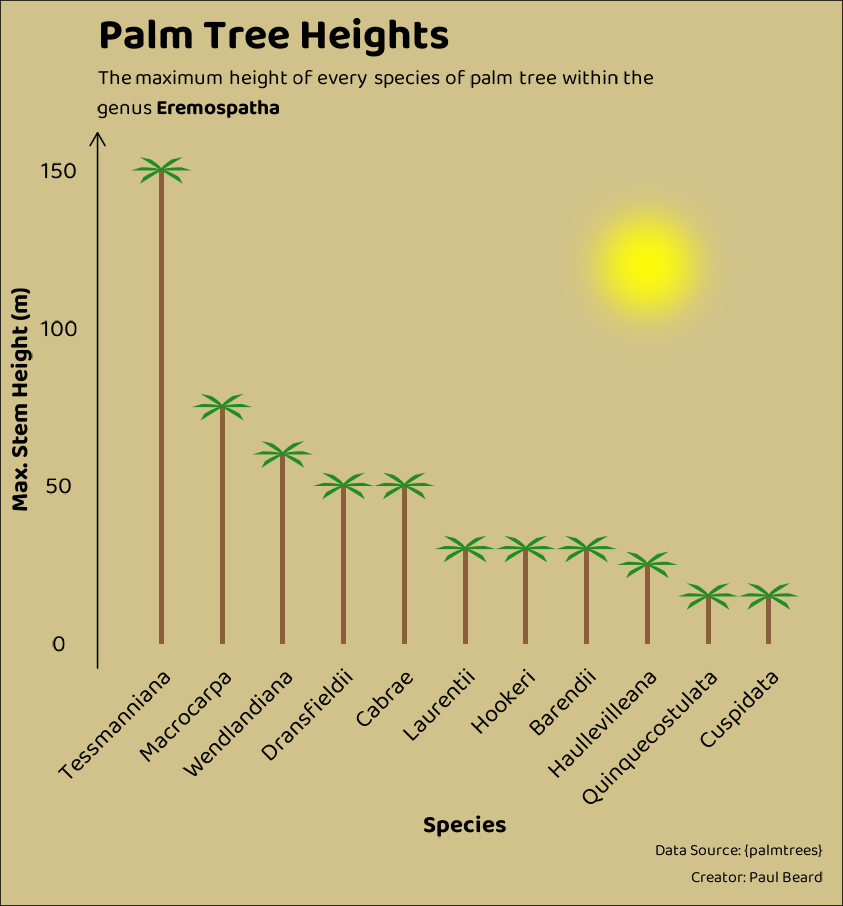

Write R code to recreate this figure.
library(tidyverse)
library(ggtext)
library(ggfx)
library(colorspace)

tt_output <- tidytuesdayR::tt_load("2025-03-18")
palmtrees <- tt_output$palmtrees

# read in the code that is required to write the function `geom_palm_leaf()`
source("./2025-03-18 palmtrees/palm_tree_leaf_functions.R")

# font spec
plot_font <- "Baloo 2"
sysfonts::font_add_google(plot_font)
showtext::showtext_auto()

# filter the data for plot
plot_data <-
  palmtrees |>
  filter(acc_genus == "Eremospatha") |>
  mutate(
    spec_name = str_remove(spec_name, "Eremospatha") |> tools::toTitleCase(),
    spec_name = fct_reorder(.f = spec_name, .x = max_stem_height_m) |> fct_rev()
  )


x_gap <- 12

# plot it
plot_data |>
  ggplot() +
  aes(x = as.numeric(spec_name) * x_gap, y = max_stem_height_m) |>
  geom_col(width = 1, fill = "#8B5E3C") |>
  # the custom function `geom_palm_leaf()` is employed at the tip of each bar, to look like leaves are added to a trunk.
  # function can only do one point at a time, so perform iteratively with reduce2()
  reduce2(
    .x = as.numeric(plot_data$spec_name) * x_gap,
    .y = plot_data$max_stem_height_m,
    .f = function(plot, x, y) {
      list(plot, geom_palm_leaf(x = x, y = y, fill = "forestgreen"))
    },
    .init = _
  ) +
  theme_void() +
  ggfx::with_blur(
    annotate(
      geom = "point",
      x = 90,
      y = 120,
      color = "yellow",
      size = 20
    ),
    sigma = 20
  ) +
  scale_y_continuous(name = "Max. Stem Height (m)") +
  scale_x_continuous(name = "Species", breaks = 1:nrow(plot_data) * x_gap, labels = levels(plot_data$spec_name)) +
  labs(
    title = "Palm Tree Heights",
    subtitle = "The maximum height of every species of palm tree within the genus **Eremospatha**",
    caption =
      "Data Source: {palmtrees}
      Creator: Paul Beard"
  ) +
  theme(
    plot.margin = margin(c(5, 5, 5, 5)),
    plot.title = element_text(family = plot_font, size = 32, face = "bold"),
    plot.subtitle = element_textbox(family = plot_font, size = 16, width = unit(0.8, "npc"), margin = margin(c(7, 0, 7, 0))),
    legend.position = "none",
    axis.line.y = element_line(arrow = arrow(length = unit(0.1, "inches"))),
    panel.grid = element_blank(),
    axis.text.x = element_text(family = plot_font, size = 18, angle = 45, vjust = 1, hjust = 1),
    axis.title.x = element_text(family = plot_font, size = 18, face = "bold"),
    axis.text.y = element_text(family = plot_font, size = 18, margin = margin(r = 10)),
    axis.title.y = element_text(family = plot_font, size = 18, face = "bold", angle = 90, margin = margin(r = 5)),
    plot.background = element_rect(fill = "#D1C28B"),
    plot.caption = element_text(
      family = plot_font,
      size = 12,
      hjust = 1,
      margin = margin(c(5, 5, 5, 5))
    )
  )


ggsave(
  filename = "2025-03-18 palmtrees/2025-03-18 palmtrees.png",
  height = 6.04,
  width = 5.62,
  units = "in",
  dpi = 150
)
